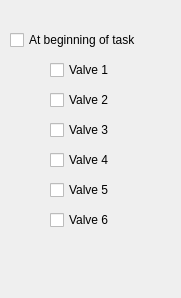
<?xml version="1.0" encoding="UTF-8"?>
<ui version="4.0">
 <class>Marker</class>
 <widget class="QWidget" name="Marker">
  <property name="geometry">
   <rect>
    <x>0</x>
    <y>0</y>
    <width>181</width>
    <height>298</height>
   </rect>
  </property>
  <property name="windowTitle">
   <string>Form</string>
  </property>
  <widget class="QCheckBox" name="valve1">
   <property name="geometry">
    <rect>
     <x>50</x>
     <y>60</y>
     <width>87</width>
     <height>20</height>
    </rect>
   </property>
   <property name="text">
    <string>Valve 1</string>
   </property>
   <property name="checked">
    <bool>false</bool>
   </property>
  </widget>
  <widget class="QCheckBox" name="valve2">
   <property name="geometry">
    <rect>
     <x>50</x>
     <y>90</y>
     <width>87</width>
     <height>20</height>
    </rect>
   </property>
   <property name="text">
    <string>Valve 2</string>
   </property>
  </widget>
  <widget class="QCheckBox" name="valve3">
   <property name="geometry">
    <rect>
     <x>50</x>
     <y>120</y>
     <width>87</width>
     <height>20</height>
    </rect>
   </property>
   <property name="text">
    <string>Valve 3</string>
   </property>
  </widget>
  <widget class="QCheckBox" name="valve4">
   <property name="geometry">
    <rect>
     <x>50</x>
     <y>150</y>
     <width>87</width>
     <height>20</height>
    </rect>
   </property>
   <property name="text">
    <string>Valve 4</string>
   </property>
  </widget>
  <widget class="QCheckBox" name="valve5">
   <property name="geometry">
    <rect>
     <x>50</x>
     <y>180</y>
     <width>87</width>
     <height>20</height>
    </rect>
   </property>
   <property name="text">
    <string>Valve 5</string>
   </property>
  </widget>
  <widget class="QCheckBox" name="valve6">
   <property name="geometry">
    <rect>
     <x>50</x>
     <y>210</y>
     <width>87</width>
     <height>20</height>
    </rect>
   </property>
   <property name="text">
    <string>Valve 6</string>
   </property>
  </widget>
  <widget class="QCheckBox" name="BOT">
   <property name="geometry">
    <rect>
     <x>10</x>
     <y>30</y>
     <width>151</width>
     <height>20</height>
    </rect>
   </property>
   <property name="text">
    <string>At beginning of task</string>
   </property>
   <property name="checked">
    <bool>false</bool>
   </property>
  </widget>
 </widget>
 <resources/>
 <connections/>
</ui>
